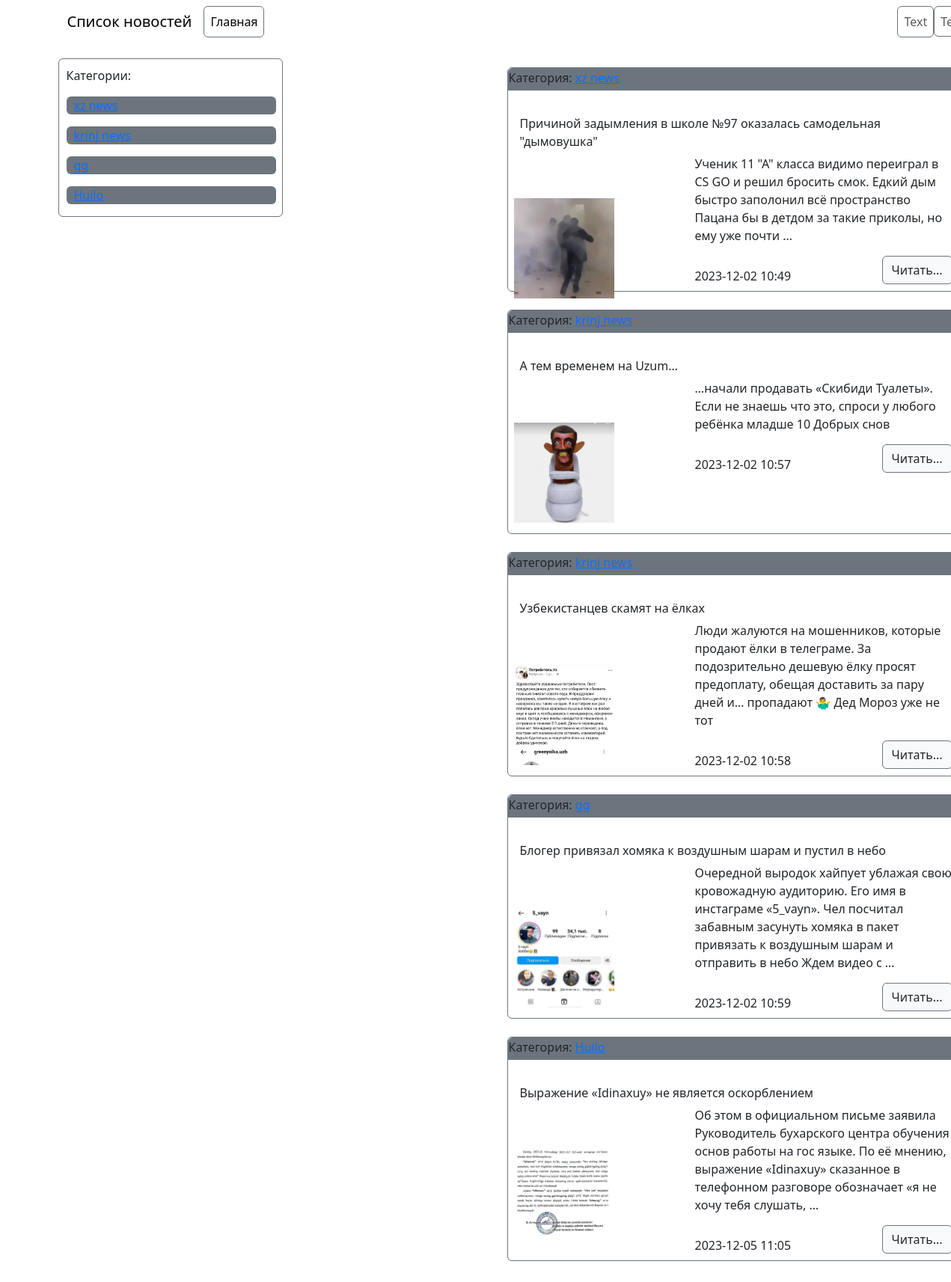
The page / on the database its author committed.
### news/models.py (models this page shows, shortened)
class News(models.Model):
    title = models.CharField(max_length=150, verbose_name='Наименование')
    content = models.TextField(blank=True, verbose_name='Контент')
    created_at = models.DateTimeField(auto_now_add=True, verbose_name='Дата создания')
    updated_at = models.DateTimeField(auto_now=True, verbose_name='Обновлено')
    photo = models.ImageField(upload_to='photos/%Y/%m/%d', verbose_name='Фото', blank=True)
    is_published = models.BooleanField(default=True, verbose_name='Опубликовано')
    category = models.ForeignKey('Category', on_delete=models.PROTECT, verbose_name='Категория', null=True)
    class Meta:
        verbose_name = 'Новость'
        verbose_name_plural = 'Новости'
        ordering = ['created_at']

### news/views.py (the view)
# urls.py: path('', index, name='home'),
def index(request):
    news = News.objects.all()
    categories = Category.objects.all()
    context = {
        'news': news,
        'title': 'Список новостей',
        'categories': categories,
    }
    return render(request, 'news/index.html', context)

### news/models.py (called while the page is built)
    def __str__(self):
        return self.title

### news/templates/news/index.html (shortened to what this page needs)
<!DOCTYPE html>
<html lang="en">
<head>
    <link href="https://cdn.jsdelivr.net/npm/bootstrap@5.3.2/dist/css/bootstrap.min.css" rel="stylesheet"
>
</head>
<body>
    <div class="container">
        <nav class="navbar navbar-expand-lg">
            <div class="container-fluid">
                <a class="navbar-brand" href="#">{{ title }}</a>
                <div class="collapse navbar-collapse" id="navbarNav">
                    <ul class="navbar-nav">
                        <li class="nav-item">
                            <a class="btn_link nav-link active border border-secondary rounded" aria-current="page"
                                href="{% url 'home' %}">Главная</a>
                        </li>
                        <li class="nav-item">
                            <a class="btn_link nav-link border border-secondary rounded" href="#"
                                style="margin-left: 846px;">Text</a>
                        </li>
                        <li class="nav-item">
                            <a class="btn_link nav-link border border-secondary rounded" href="#"
                                style="width: 48px; height: 41px;">Text</a>
                        </li>
                    </ul>
                </div>
            </div>
        </nav>
        <div class="box border border-secondary rounded" style="height: 100%; width: 300px; margin-top: 20px;">
            <p style="margin-left: 10px; margin-top: 10px;">Категории:</p>
            {% for item in categories %}
            <div class="nev_btn bg-secondary rounded" style="width: 280px; margin-left: 10px;">
                <a href="{% url 'category' item.pk %}"><p style="margin-left: 10px; cursor: pointer;">{{ item.title }}</p></a>
            </div>
            {% endfor %}
        </div>
<div class="boxes" style="margin-left: 600px; margin-top: -200px; margin-right: 100px;">
            {% for item in news %}
            <div class="box border border-secondary rounded" style="width: 600px; height: 300px;">
                <div>
                    <p class="bg-secondary border border-secondary rounded-top" style="width: 600px; height: 30px;">
                        Категория: <a href="{% url 'category' item.category.pk %}">{{ item.category }}</a></p>
                </div>
                <p class="mx-auto p-3">{{ item.title }}</p>
                <br>
                {% if item.photo %}
                <img src="{{ item.photo.url }}" class="mx-auto p-2"
                style="width: 150px; height: 150px;">
                {% else %}
                <img src="https://i.pinimg.com/736x/18/49/90/18499075c298138ac6608732caca321f.jpg" class="mx-auto p-2"
                style="width: 200px; height: 150px;">
                {% endif %}
                <div style="margin-left: 250px; margin-top: -200px;">
                    <p> {{ item.content|truncatewords:30 }}</p>
                    <p style="margin-top: 30px;">{{ item.created_at|date:"Y-m-d H:i" }}</p>
                    <div><a class="btn btn-primary bg-light text-dark border border-secondary" href="#" role="button"
                            style="margin-left: 250px; margin-top: -100px;">Читать...</a></div>
                </div>
            </div>
            <br>
            {% endfor %}
        </div>
    </div>
</body>
</html>

### rows shown on the page
News: title "Причиной задымления в школе №97 оказалась самодельная \"дымовушка\"", photo (picture), content "Ученик 11 \"А\" класса видимо переиграл в CS GO и решил бросить смок. Едкий дым быстро заполонил всё пространство Пацана бы в детдом за такие приколы, но ему уже почти …", created_at "2023-12-02 10:49"
News: title "А тем временем на Uzum…", photo (picture), content "…начали продавать «Скибиди Туалеты». Если не знаешь что это, спроси у любого ребёнка младше 10 Добрых снов", created_at "2023-12-02 10:57"
News: title "Узбекистанцев скамят на ёлках", photo (picture), content "Люди жалуются на мошенников, которые продают ёлки в телеграме. За подозрительно дешевую ёлку просят предоплату, обещая доставить за пару дней и… пропадают 🤷‍♂️ Дед Мороз уже не тот", created_at "2023-12-02 10:58"
News: title "Блогер привязал хомяка к воздушным шарам и пустил в небо", photo (picture), content "Очередной выродок хайпует ублажая свою кровожадную аудиторию. Его имя в инстаграме «5_vayn». Чел посчитал забавным засунуть хомяка в пакет привязать к воздушным шарам и отправить в небо Ждем видео с …", created_at "2023-12-02 10:59"
News: title "Выражение «Idinaxuy» не является оскорблением", photo (picture), content "Об этом в официальном письме заявила Руководитель бухарского центра обучения основ работы на гос языке. По её мнению, выражение «Idinaxuy» сказанное в телефонном разговоре обозначает «я не хочу тебя слушать, …", created_at "2023-12-05 11:05"

### other values the page prints
{{ title }} "Список новостей"
